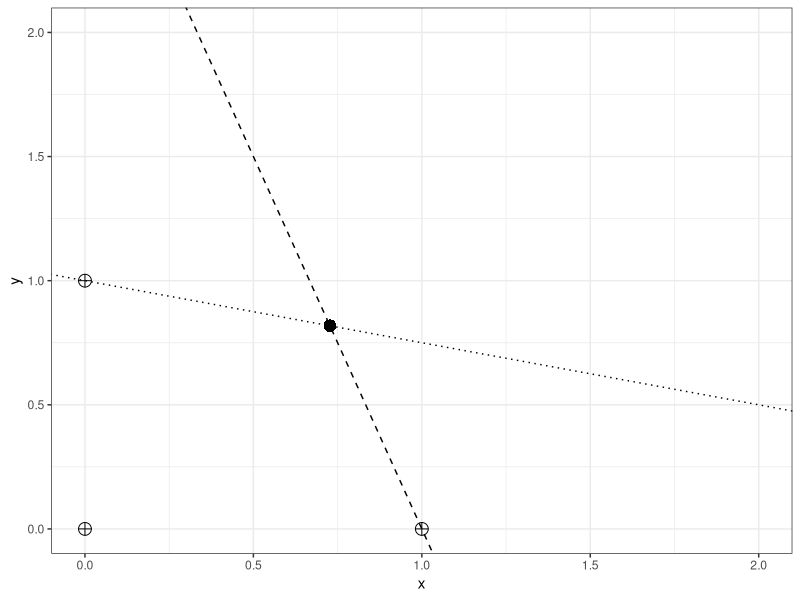
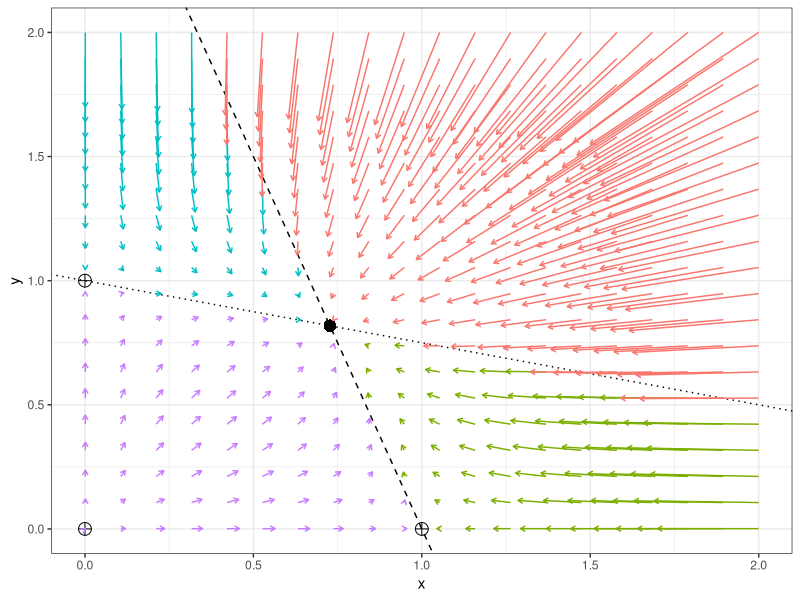
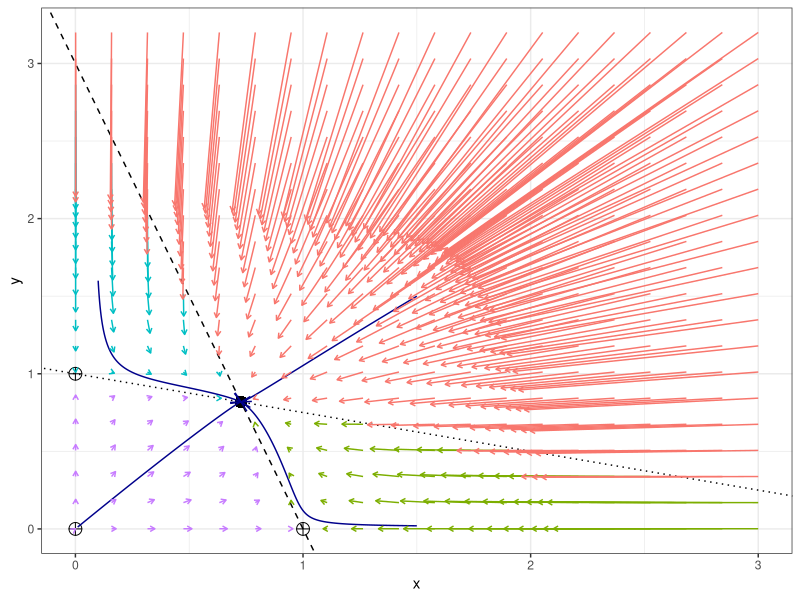
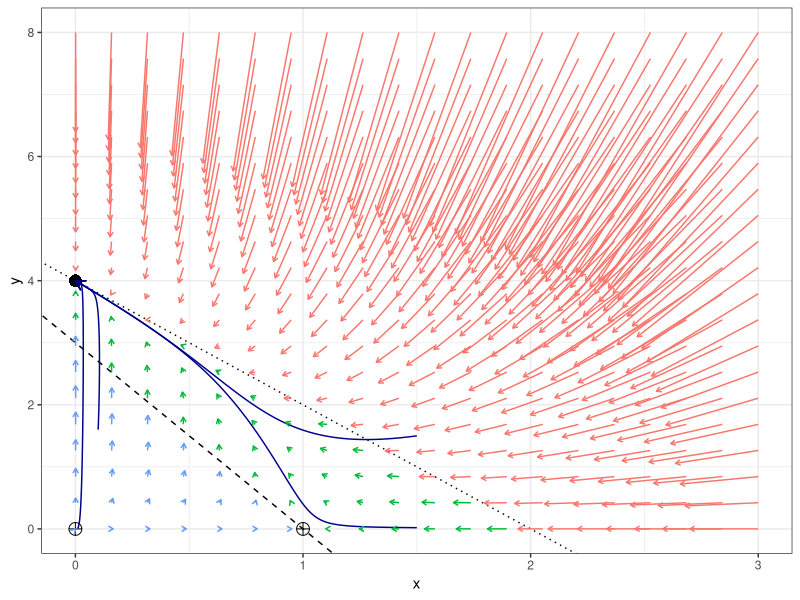
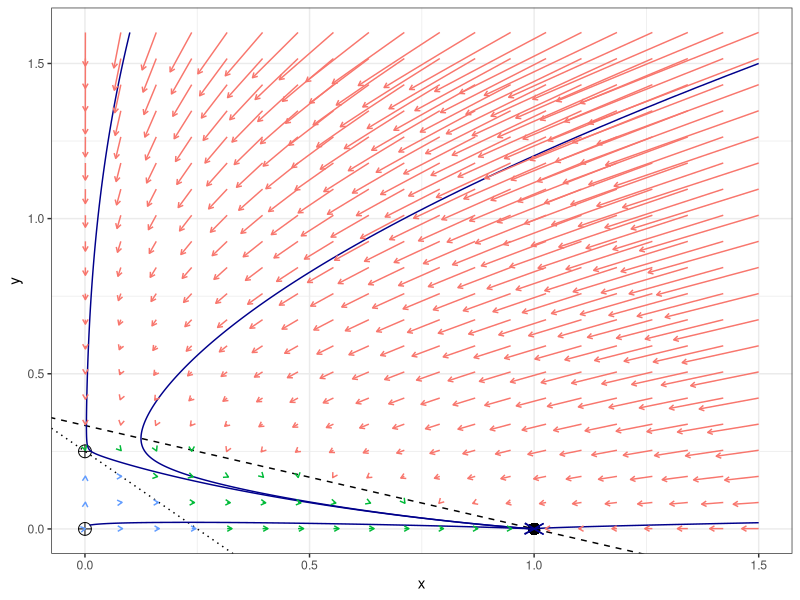
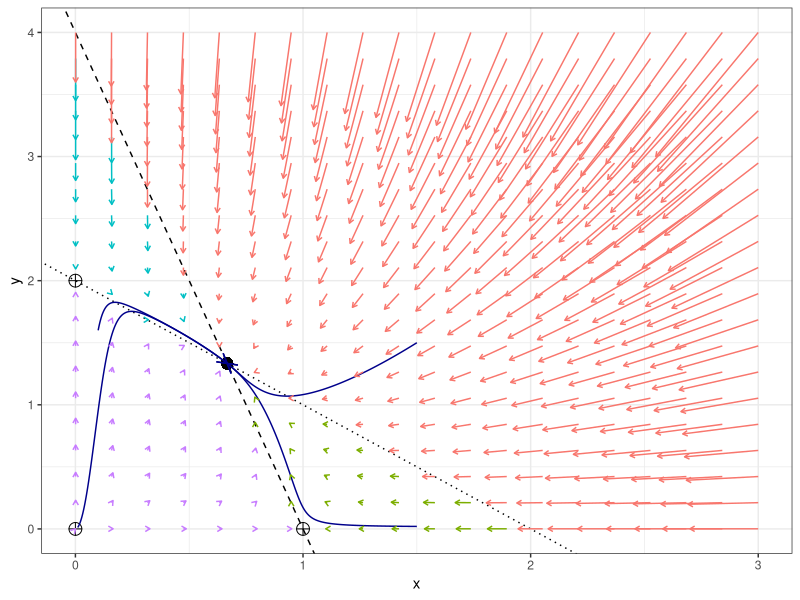
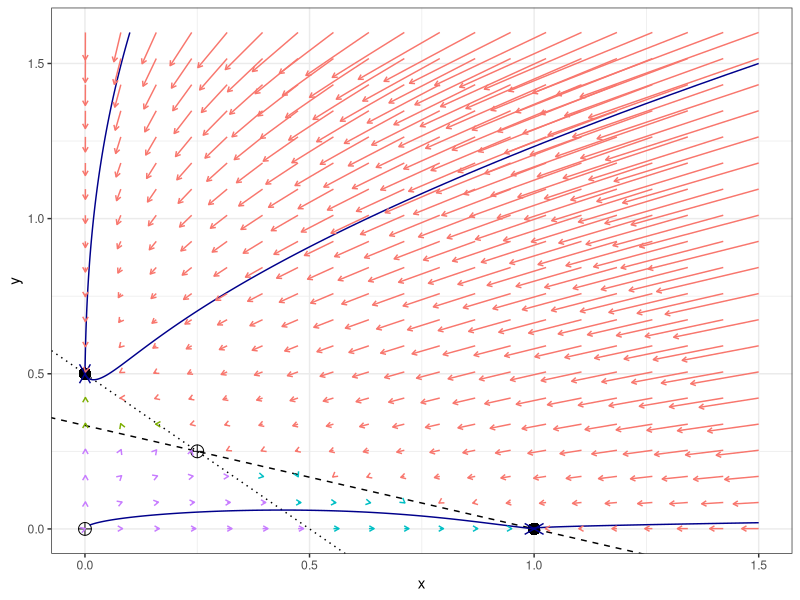
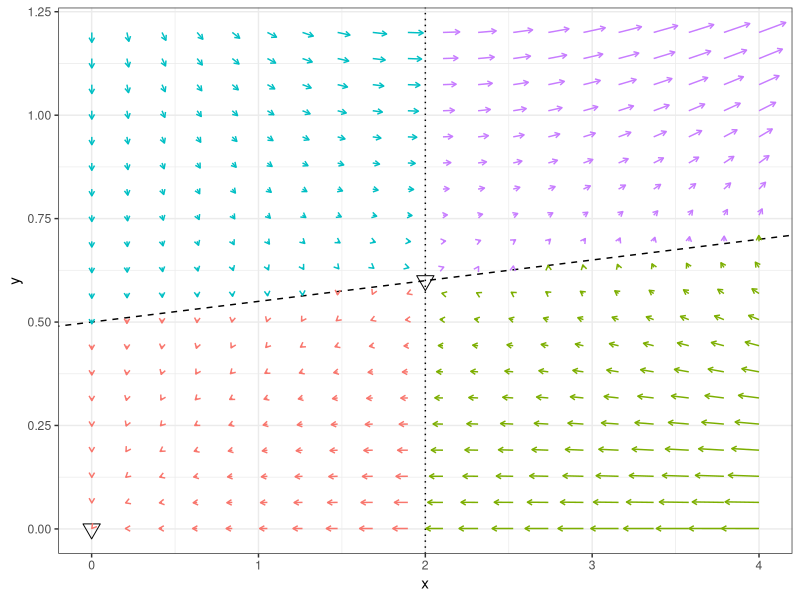

These charts were generated, in order, by the following R code:
## ---- chunk 1
#| warning: false
#| message: false
#| echo: false
library(tidyverse) # plotting, data organization
library(deSolve) # integrate differential equations
## ---- chunk 2
#| echo: false
#| message: false
#| warning: false
THRESH <- 10^-10
glv_dxdt <- function(x, parms) x * (parms$r + as.vector(parms$A %*% x))

glv_2 <- function(t, x, parms){
  x[x < THRESH] <- 0
  dxdt <- glv_dxdt(x, parms)
  return(list(dxdt))
}

is_stable <- function(z, r, A){
  M <- matrix(c(
    r[1] + 2 * A[1,1] * z[1] + A[1,2] * z[2], A[1,2] * z[1], 
    A[2,1] * z[2], r[2] + 2 * A[2,2] * z[2] + A[2,1] * z[1]
  ), 2, 2, byrow = TRUE)
  st <- max(Re(eigen(M, only.values = TRUE)$values))
  if (st < -10^-10) return("1")
  return("0")
}

# one-size-fits all plots for 2-spp GLV
glv2_plot_all <- function(parms, 
                          plot_isoclines = TRUE,
                          plot_flow = TRUE,
                          plot_trajectories = FALSE,
                          # params for size of graph
                          xlims = c(0, 1.25), 
                          ylims = c(0, 1.25),
                          # params for flow
                          num_arrows = 20,
                          arrow_length = 0.1,
                          # params for trajectories
                          initial_conditions = NULL,
                          time_length = 50,
                          time_step = 0.01
                          ){
  A <- parms$A
  r <- parms$r
  # compute equilibria
  # 1) trivial
  xs <- tibble(x = 0, y = 0)
  # 2) marginal
  if ((A[1,1] != 0) & (-r[1] / A[1,1] > 0)) {
    xs <- bind_rows(xs, tibble(x = -r[1] / A[1,1], y = 0))
  }
  if ((A[2,2]) & (-r[2] / A[2,2] > 0)) {
    xs <- bind_rows(xs, tibble(y = -r[2] / A[2,2], x = 0))
  }
  # 3) coexistence
  tmp <- as.vector(solve(A, -r))
  if(all(tmp > 0)) xs <- bind_rows(xs, tibble(x = tmp[1], y = tmp[2]))
  # now compute their local stability
  xs <- xs %>% add_column(stable = apply(xs, 1, is_stable, A = A, r = r))
  pl <- ggplot(data = xs) + 
    aes(x = x, y = y) + 
    geom_point(aes(shape = stable), size = 4) + 
    scale_shape_manual(values = c("0" = 10, "1" = 16))
  # compute isoclines
  if (plot_isoclines){
    intercepts <- c(-r[1] / A[1,2], -r[2] / A[2,2])
    slopes <- c(-A[1,1] / A[1,2], -A[2,1] / A[2,2])
    if(A[2,2] == 0) intercepts[2] <- -r[2] / A[2,1]
    pl <- pl + geom_abline(slope = slopes[1], intercept = intercepts[1], linetype = 2)
    if (!is.infinite(slopes[2])) {
      pl <- pl + geom_abline(slope = slopes[2], intercept = intercepts[2], linetype = 3)
    } else {
      pl <- pl + geom_vline(xintercept = intercepts[2], linetype = 3)
    }
  }
  # trajectories
  if (plot_trajectories){
    dt_trajectories <- tibble()
    # initial_conditions is a matrix of initial conditions
    for (i in 1:nrow(initial_conditions)){
      tmp <- ode(y = initial_conditions[i,], 
                 times = seq(0, time_length, by = time_step),
                 func = glv_2, parms = parms, method = "ode45") %>% 
        as.data.frame() %>% as_tibble()
      tmp <- tmp[,-1]
      colnames(tmp) <- c("x", "y")
      tmp <- tmp %>% mutate(trajectory = i)
      dt_trajectories <- bind_rows(dt_trajectories, tmp)
    }
    pl <- pl + geom_path(data = dt_trajectories, 
                         aes(x = x, y = y, group = trajectory),
                         arrow = arrow(length = unit(0.02, "npc")), 
                         colour = "darkblue")
    xs <- xs %>% select(-stable)
    xs <- bind_rows(xs, dt_trajectories)
    xs[is.na(xs)] <- 0
    xs$x[is.infinite(xs$x)] <- NA
    xs$y[is.infinite(xs$y)] <- NA
  }
  if (plot_flow){
    # flow
    xx <- seq(0.001, xlims[2] * max(0.01, max(xs[,1])), length.out = num_arrows)
    yy <- seq(0.001, ylims[2] * max(0.01, max(xs[,2])), length.out = num_arrows)
    tb_flow <- expand_grid(xx, yy)
    colnames(tb_flow) <- c("x", "y")
    # compute dxdt
    tb_flow2 <- t(apply(tb_flow, 1, glv_dxdt, parms = parms))
    colnames(tb_flow2) <- c("xend", "yend")
    tb_flow2 <- tb_flow2 %>% as_tibble() %>% 
      mutate(col_arrow = paste(sign(xend), sign(yend)))
    tb_flow <- bind_cols(tb_flow, tb_flow2) %>% mutate(xend = x + xend * arrow_length, 
                                                     yend = y + yend * arrow_length)
    pl <- pl + geom_segment(data = tb_flow, 
                    aes(xend = xend, yend = yend, 
                        colour = col_arrow, 
                        x = x, y = y), arrow = arrow(length = unit(0.01, "npc")))
  }
  pl <- pl + 
    coord_cartesian(xlim = xlims * max(0.01, max(xs[,1], na.rm = TRUE)),
    ylim = ylims * max(0.01, max(xs[,2], na.rm = TRUE)))
  pl <- pl + theme_bw() + theme(legend.position = "none")
  #show(pl)
}
## ---- chunk 3
#| echo: false
rho <- 1
A12 <- 1/3
A21 <- 1/4
parms_c1 <- list(r = c(1, rho), A = matrix(-c(1, A21, A12, 1), 2, 2))
show(glv2_plot_all(parms = parms_c1, 
              plot_isoclines = TRUE, 
              plot_flow = FALSE, 
              plot_trajectories = FALSE,
              xlims = c(0,2), ylims = c(0,2)))
## ---- chunk 4
#| echo: false
show(glv2_plot_all(parms = parms_c1, 
              plot_isoclines = TRUE, 
              plot_flow = TRUE, 
              plot_trajectories = FALSE,
              xlims = c(0,2), ylims = c(0,2), arrow_length = 0.15))
## ---- chunk 5
#| echo: false
show(glv2_plot_all(parms = parms_c1, 
              plot_isoclines = TRUE, 
              plot_flow = TRUE, 
              plot_trajectories = TRUE,
              initial_conditions = matrix(c(0.01, 0.012, 
                                            1.5, 0.02,
                                            0.1, 1.6,
                                            1.5, 1.5), 
                                          4, 2, byrow = TRUE),
              xlims = c(0,2), ylims = c(0,2), arrow_length = 0.15))
## ---- chunk 6
#| echo: false
rho <- 4
A12 <- 1/3
A21 <- 2

parms_ca <- list(r = c(1, rho), A = matrix(-c(1, A21, A12, 1), 2, 2))
show(glv2_plot_all(parms = parms_ca, 
              plot_isoclines = TRUE, 
              plot_flow = TRUE, 
              plot_trajectories = TRUE,
              initial_conditions = matrix(c(0.01, 0.012, 
                                            1.5, 0.02,
                                            0.1, 1.6,
                                            1.5, 1.5), 
                                          4, 2, byrow = TRUE),
              xlims = c(0,2), ylims = c(0,2), arrow_length = 0.05))
## ---- chunk 7
#| echo: false
rho <- 1/4
A12 <- 3
A21 <- 1

parms_cb <- list(r = c(1, rho), A = matrix(-c(1, A21, A12, 1), 2, 2))
show(glv2_plot_all(parms = parms_cb, 
              plot_isoclines = TRUE, 
              plot_flow = TRUE, 
              plot_trajectories = TRUE,
              initial_conditions = matrix(c(0.01, 0.012, 
                                            1.5, 0.02,
                                            0.1, 1.6,
                                            1.5, 1.5), 
                                          4, 2, byrow = TRUE),
              xlims = c(0,1), ylims = c(0,1), arrow_length = 0.05))
## ---- chunk 8
#| echo: false
rho <- 2
A12 <- 1/4
A21 <- 1

parms_cc <- list(r = c(1, rho), A = matrix(-c(1, A21, A12, 1), 2, 2))
show(glv2_plot_all(parms = parms_cc, 
              plot_isoclines = TRUE, 
              plot_flow = TRUE, 
              plot_trajectories = TRUE,
              initial_conditions = matrix(c(0.01, 0.012, 
                                            1.5, 0.02,
                                            0.1, 1.6,
                                            1.5, 1.5), 
                                          4, 2, byrow = TRUE),
              xlims = c(0,2), ylims = c(0,2), arrow_length = 0.05))
## ---- chunk 9
#| echo: false
rho <- 1/2
A12 <- 3
A21 <- 1

parms_cd <- list(r = c(1, rho), A = matrix(-c(1, A21, A12, 1), 2, 2))
show(glv2_plot_all(parms = parms_cd, 
              plot_isoclines = TRUE, 
              plot_flow = TRUE, 
              plot_trajectories = TRUE,
              initial_conditions = matrix(c(0.01, 0.012, 
                                            1.5, 0.02,
                                            0.1, 1.6,
                                            1.5, 1.5), 
                                          4, 2, byrow = TRUE),
              xlims = c(0,1), ylims = c(0,1), arrow_length = 0.05))
## ---- chunk 10
#| echo: false
#| warning: false
#| message: false
parms_ex1 <- list(r = c(-1, -1/2), A = matrix(c(-0.1, 2, 1/4, 0), 2, 2, byrow = TRUE))
show(glv2_plot_all(parms = parms_ex1, 
              plot_isoclines = TRUE, 
              plot_flow = TRUE, 
              plot_trajectories = FALSE,
              xlims = c(0,2), ylims = c(0,2), arrow_length = 0.04) + scale_shape_manual(values = c("0" = 6, "1" = 6)))
## ---- chunk 11
#| echo: false
#| warning: false
#| message: false
parms_ex2 <- list(r = c(1, 1/2), A = matrix(c(-6.1, 2, 1/4, -3), 2, 2, byrow = TRUE))
show(glv2_plot_all(parms = parms_ex2, 
              plot_isoclines = TRUE, 
              plot_flow = TRUE, 
              plot_trajectories = FALSE,
              xlims = c(0,2), ylims = c(0,2), arrow_length = 0.04) + scale_shape_manual(values = c("0" = 6, "1" = 6)))
## ---- chunk 12
#| echo: false
alpha <- 0.5
parms_lv_pred_prey <- list(r = c(1, -alpha), A = matrix(c(0,1,-1,0), 2, 2))
show(
glv2_plot_all(parms = parms_lv_pred_prey, 
              plot_isoclines = TRUE, 
              plot_flow = FALSE, 
              plot_trajectories = FALSE,
              xlims = c(0,2), ylims = c(0,2))
)
## ---- chunk 13
#| echo: false
show(
glv2_plot_all(parms = parms_lv_pred_prey, 
              plot_isoclines = TRUE, 
              plot_flow = TRUE, 
              plot_trajectories = FALSE,
              xlims = c(0,2), ylims = c(0,2))
)
## ---- chunk 14
#| echo: false

show(
glv2_plot_all(parms = parms_lv_pred_prey, 
              plot_isoclines = TRUE, 
              plot_flow = TRUE, 
              plot_trajectories = TRUE,
              initial_conditions = matrix(c(
                0.9 * alpha, 0.9,
                0.6 * alpha, 0.6,
                0.5 * alpha, 0.5,
                0.25 * alpha, 0.25
              ), 4, 2, byrow = TRUE))
)
